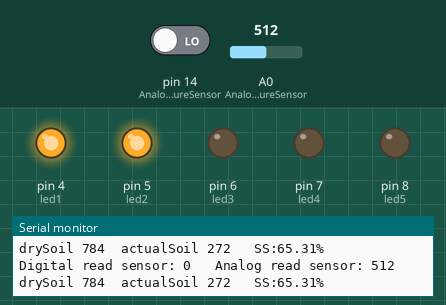
Recording of a sketch running on a simulated Arduino Uno, built with avr-gcc and run on an emulated ATmega328P. On the bench: output pins drawn as LEDs (lit = HIGH), the last lines printed to the serial monitor. The test bench sets the inputs (shaded band); at power-on: A0 (AnalogMoistureSensor) = 512, pin 14 (AnalogMoistureSensor) LOW.

Above: at 2.8 s.
2.9 s: A0 (AnalogMoistureSensor) set to 588
5.6 s: A0 (AnalogMoistureSensor) set to 616
At 6.9 s:
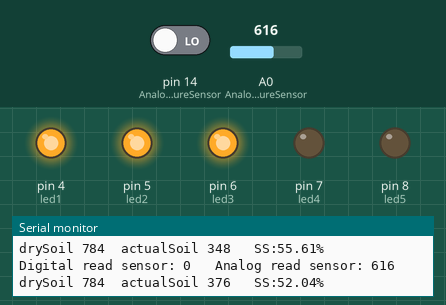
8.3 s: A0 (AnalogMoistureSensor) set to 787
11.3 s: A0 (AnalogMoistureSensor) set to 807
At 12.8 s:
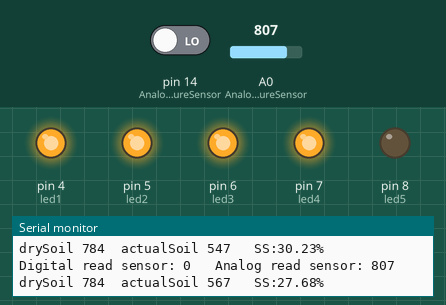
14.0 s: A0 (AnalogMoistureSensor) set to 306
At 15.1 s:
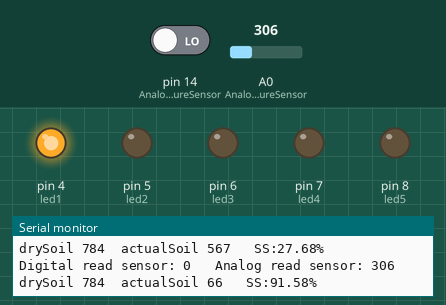
16.7 s: A0 (AnalogMoistureSensor) set to 393
19.4 s: A0 (AnalogMoistureSensor) set to 427
At 21.0 s:
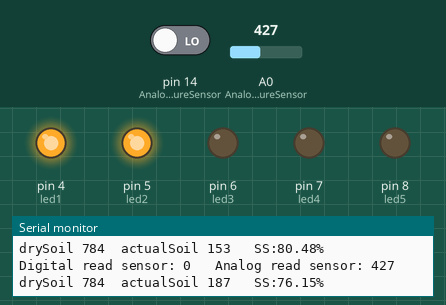
Timing chart, 0 to 22.5 s (numbered marks = the images above; inputs shaded):
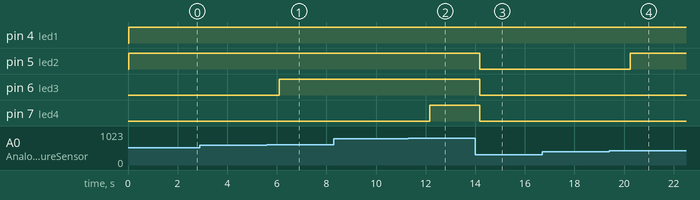

The sketch:

SoilMostureSensor.ino
```cpp
/*
Innovativetom.com
Flower Pot Soil Mosture Sensor
A0 - Soil Mosture Sensor
D3:D7 - LEDS 1,2,3,4,5
LED1 - Green
LED2 - Green
LED3 - Green
LED4 - YELLOW
LED5 - RED
Connect the Soil Mosture Sensor to anolog input pin 0,
and your 5 led to digital out 2-6
*/
int led1 = 4;
int led2 = 5;
int led3 = 6;
int led4 = 7;
int led5 = 8;

int AnalogMoistureSensor = 0;
int DigitalMoistureSensor = 14;

#define COMPLETELY_DRY 1024
#define VERY_DRY 800
#define DRY 600
#define WET 410
#define VERY_WET 300
#define SOAKED 240

#define DELAY_READ 2000

void setup() {
   // Serial Begin so we can see the data from the mosture sensor in our serial input window.
   Serial.begin(9600);
   // setting the led pins to outputs
   pinMode(led1, OUTPUT);
   pinMode(led2, OUTPUT);
   pinMode(led3, OUTPUT);
   pinMode(led4, OUTPUT);
   pinMode(led5, OUTPUT);
}

// the loop routine runs over and over again forever:
void loop() {
/*
 * Digital read
 */
   // read the input on digital pin:
   int sensorValue = digitalRead(DigitalMoistureSensor);
   // print out the value you read:
   Serial.print("Digital read sensor: ");Serial.print(sensorValue);

/*
 * Analog read
 */
   // read the input on analog pin 0:
   sensorValue = analogRead(AnalogMoistureSensor);
   // print out the value you read:
   Serial.print("\t Analog read sensor: ");Serial.print(sensorValue);

    String stringSoilMoisture = "SS:";

    int drySoil = COMPLETELY_DRY - SOAKED;
    Serial.print("\ndrySoil ");Serial.print(drySoil);
    int actualSoil = sensorValue - SOAKED;
    Serial.print("\tactualSoil ");Serial.print(actualSoil);
    float indexSoil = 100*(float)(drySoil - actualSoil) / drySoil;
    stringSoilMoisture += String(indexSoil,2);
    stringSoilMoisture += '%';

   Serial.print("\t ");Serial.println(stringSoilMoisture);

   if (sensorValue >= COMPLETELY_DRY)
   {
      digitalWrite(led1, HIGH);
      digitalWrite(led2, HIGH);
      digitalWrite(led3, HIGH);
      digitalWrite(led4, HIGH);
      digitalWrite(led5, HIGH);
   }
   else if (sensorValue >= VERY_DRY  && sensorValue < COMPLETELY_DRY)
   {
      digitalWrite(led1, HIGH);
      digitalWrite(led2, HIGH);
      digitalWrite(led3, HIGH);
      digitalWrite(led4, HIGH);
      digitalWrite(led5, LOW);
   }
   else if (sensorValue >= DRY  && sensorValue < VERY_DRY)
   {
      digitalWrite(led1, HIGH);
      digitalWrite(led2, HIGH);
      digitalWrite(led3, HIGH);
      digitalWrite(led4, LOW);
      digitalWrite(led5, LOW);
   }
   else if (sensorValue >= WET && sensorValue < DRY)
   {
      digitalWrite(led1, HIGH);
      digitalWrite(led2, HIGH);
      digitalWrite(led3, LOW);
      digitalWrite(led4, LOW);
      digitalWrite(led5, LOW);
   }
   else if (sensorValue >= VERY_WET && sensorValue < WET)
   {
      digitalWrite(led1, HIGH);
      digitalWrite(led2, LOW);
      digitalWrite(led3, LOW);
      digitalWrite(led4, LOW);
      digitalWrite(led5, LOW);
   }
   else if (sensorValue >= SOAKED && sensorValue < VERY_WET)
   {
      digitalWrite(led1, LOW);
      digitalWrite(led2, LOW);
      digitalWrite(led3, LOW);
      digitalWrite(led4, LOW);
      digitalWrite(led5, LOW);
   }
   delay(DELAY_READ);        // delay 1 second between reads
}
```

Measured:
- the behaviour switches between 599 and 600 on A0 (AnalogMoistureSensor) (found by bisection; images 0 and 1)
- the behaviour switches between 799 and 800 on A0 (AnalogMoistureSensor) (found by bisection; images 1 and 2)
- the behaviour switches between 409 and 410 on A0 (AnalogMoistureSensor) (found by bisection; images 3 and 4)
- after the input at 5.6 s, pin 6 (led3): LOW → HIGH after 0.49 s
- after the input at 11.3 s, pin 7 (led4): LOW → HIGH after 0.86 s
- after the input at 14.0 s, pin 5 (led2), pin 6 (led3), pin 7 (led4): HIGH → LOW after 0.18 s
- after the input at 19.4 s, pin 5 (led2): LOW → HIGH after 0.85 s
